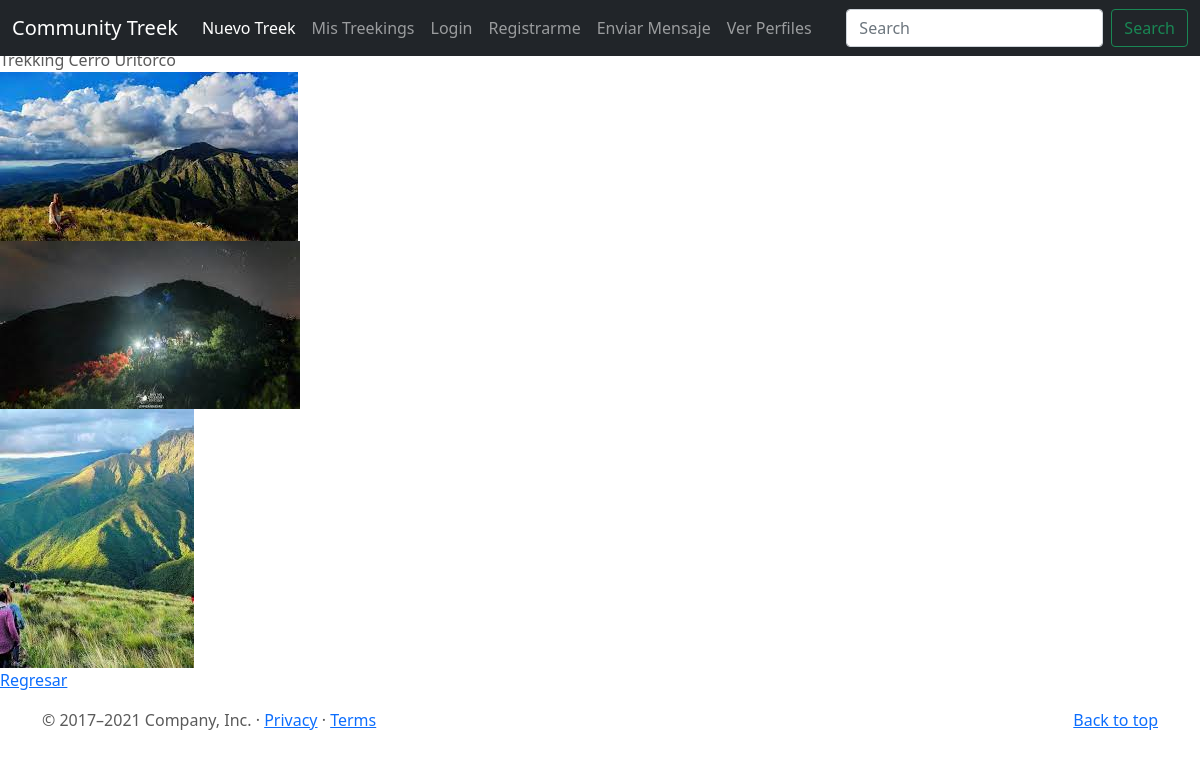
The app's page /post/3/detail with its own data.
### CommunityTrekk/models.py (models this page shows, shortened)
class Post(models.Model):
    principal_title= models.CharField(max_length=100)
    principal_subtitle= models.CharField(max_length=500)
    heading= models.CharField(max_length=50)
    description= models.CharField(max_length=250)
    created_the= models.DateTimeField(auto_now_add= True)
    publisher= models.ForeignKey(to= User, on_delete= models.CASCADE, related_name="publisher")
    imagen = models.ImageField(upload_to= "posts", null= True, blank= True)
    imagen2 = models.ImageField(upload_to= "posts", null= True, blank= True)
    imagen3 = models.ImageField(upload_to= "posts", null= True, blank= True)
    trekk_value= models.CharField(max_length=10, default= "$0")
    trekk_duration= models.CharField(max_length=20, default= "1 día")

### CommunityTrekk/views.py (the view)
# urls.py: path('post/<pk>/detail', PostDetail.as_view(), name="post-detail"),
class PostDetail(DetailView):
    model= Post

### CommunityTrekk/templates/CommunityTrekk/post_detail.html
{% extends "CommunityTrekk/base.html" %}
{% block main %}
<p>
    {{object.heading}}
    <br>
    <img src="{{ object.imagen.url }}" widht= "480px" height="100%">
    <br>
    <img src="{{ object.imagen2.url }}" widht= "480px" height="100%">
    <br>
    <img src="{{ object.imagen3.url }}" widht= "480px" height="100%">
    <br>
    <a href="{% url 'post-list' %}"> Regresar </a>
</p>
{% endblock%}

### CommunityTrekk/static/CommunityTrekk/css/carousel.css (style rules this page uses)
body { padding-top: 3rem; padding-bottom: 3rem; color: #5a5a5a; }

### records on screen
Post: heading "Trekking Cerro Uritorco", imagen (picture), imagen2 (picture), imagen3 (picture)
